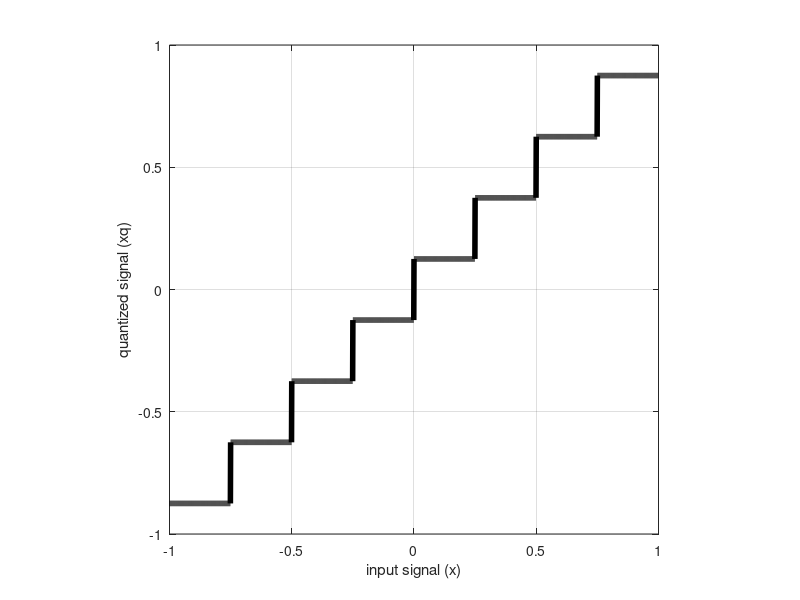

Here is the MATLAB script that generated this plot:
clear all;
close all;
dx=0.001; % step size
x_min=-1; % minimum value of x
x_max=1; % maximum value of x
x=x_min:dx:x_max-dx; % create x
N=3; % Number of bits
q=(x_max-x_min)/(2^N);
xq=q*(floor(x/q)+0.5);
plot(x,xq,'k','LineWidth',4);
xlabel('input signal (x)');
ylabel('quantized signal (xq)');
grid on;
axis square;
